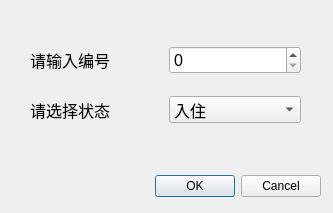
<?xml version="1.0" encoding="UTF-8"?>
<ui version="4.0">
 <class>setState</class>
 <widget class="QDialog" name="setState">
  <property name="geometry">
   <rect>
    <x>0</x>
    <y>0</y>
    <width>333</width>
    <height>213</height>
   </rect>
  </property>
  <property name="windowTitle">
   <string>Dialog</string>
  </property>
  <widget class="QDialogButtonBox" name="buttonBox">
   <property name="geometry">
    <rect>
     <x>120</x>
     <y>170</y>
     <width>201</width>
     <height>32</height>
    </rect>
   </property>
   <property name="orientation">
    <enum>Qt::Horizontal</enum>
   </property>
   <property name="standardButtons">
    <set>QDialogButtonBox::Cancel|QDialogButtonBox::Ok</set>
   </property>
  </widget>
  <widget class="QWidget" name="">
   <property name="geometry">
    <rect>
     <x>30</x>
     <y>30</y>
     <width>271</width>
     <height>111</height>
    </rect>
   </property>
   <layout class="QVBoxLayout" name="verticalLayout">
    <item>
     <layout class="QHBoxLayout" name="horizontalLayout">
      <item>
       <widget class="QLabel" name="label">
        <property name="font">
         <font>
          <pointsize>12</pointsize>
         </font>
        </property>
        <property name="text">
         <string>请输入编号</string>
        </property>
       </widget>
      </item>
      <item>
       <widget class="QSpinBox" name="spinBoxId">
        <property name="minimumSize">
         <size>
          <width>0</width>
          <height>25</height>
         </size>
        </property>
        <property name="font">
         <font>
          <pointsize>12</pointsize>
         </font>
        </property>
       </widget>
      </item>
     </layout>
    </item>
    <item>
     <layout class="QHBoxLayout" name="horizontalLayout_2">
      <item>
       <widget class="QLabel" name="label_2">
        <property name="font">
         <font>
          <pointsize>12</pointsize>
         </font>
        </property>
        <property name="text">
         <string>请选择状态</string>
        </property>
       </widget>
      </item>
      <item>
       <widget class="QComboBox" name="comboBoxState">
        <property name="minimumSize">
         <size>
          <width>0</width>
          <height>25</height>
         </size>
        </property>
        <property name="font">
         <font>
          <pointsize>12</pointsize>
         </font>
        </property>
        <item>
         <property name="text">
          <string>入住</string>
         </property>
        </item>
        <item>
         <property name="text">
          <string>空闲</string>
         </property>
        </item>
       </widget>
      </item>
     </layout>
    </item>
   </layout>
  </widget>
 </widget>
 <resources/>
 <connections>
  <connection>
   <sender>buttonBox</sender>
   <signal>accepted()</signal>
   <receiver>setState</receiver>
   <slot>accept()</slot>
   <hints>
    <hint type="sourcelabel">
     <x>248</x>
     <y>254</y>
    </hint>
    <hint type="destinationlabel">
     <x>157</x>
     <y>274</y>
    </hint>
   </hints>
  </connection>
  <connection>
   <sender>buttonBox</sender>
   <signal>rejected()</signal>
   <receiver>setState</receiver>
   <slot>reject()</slot>
   <hints>
    <hint type="sourcelabel">
     <x>316</x>
     <y>260</y>
    </hint>
    <hint type="destinationlabel">
     <x>286</x>
     <y>274</y>
    </hint>
   </hints>
  </connection>
 </connections>
</ui>
